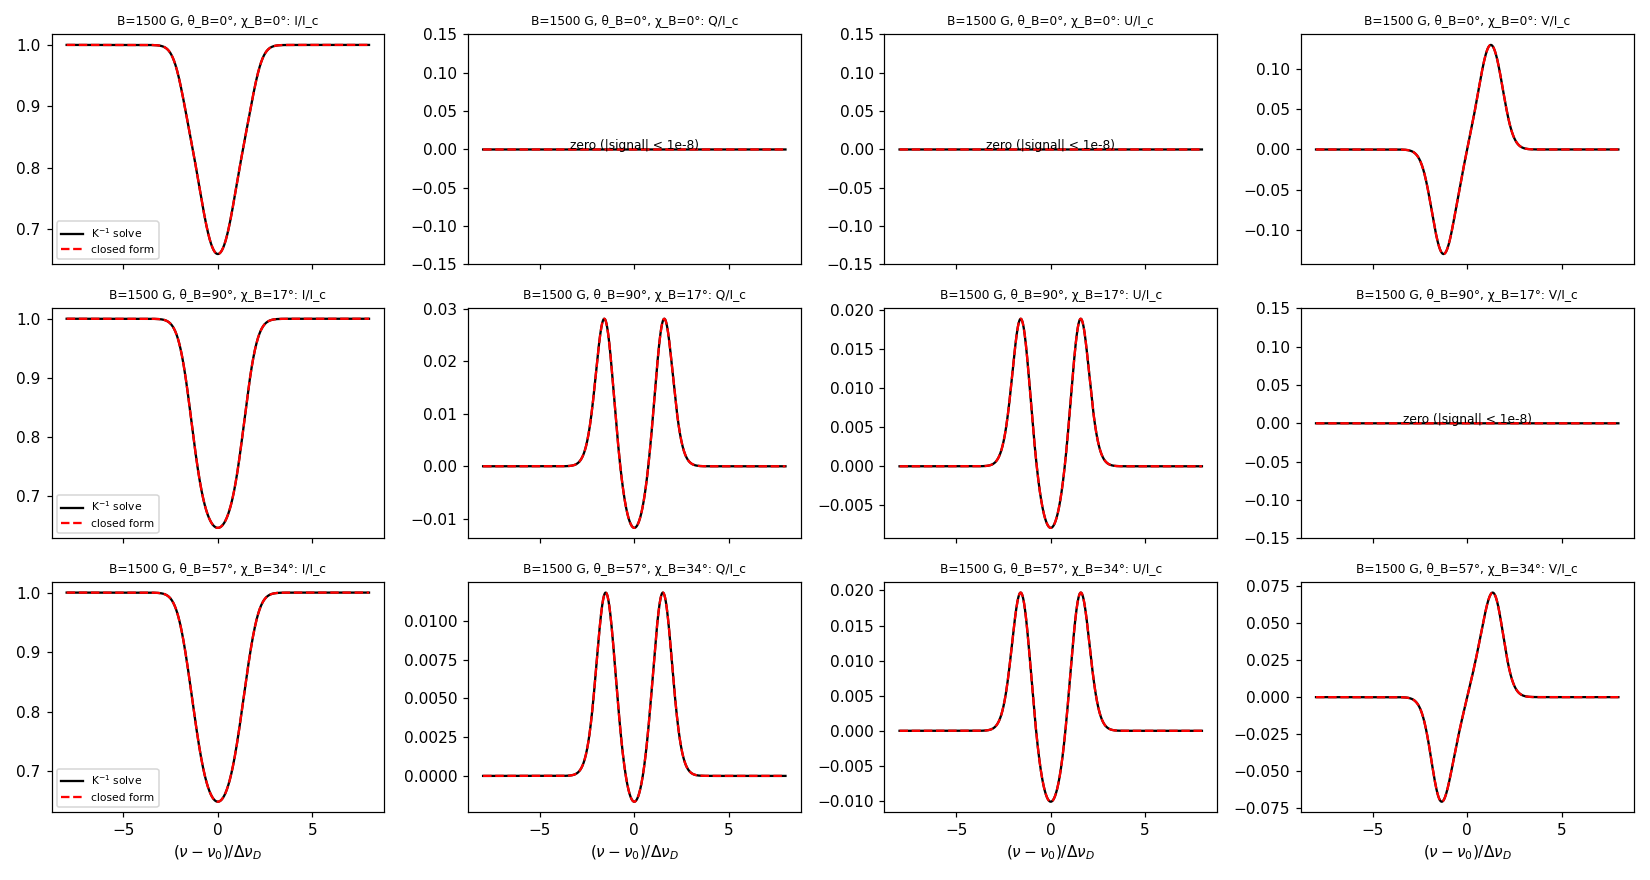

Source code (Python):
"""Validation of the grid propagation matrix (eta, rho) and emissivity, including Stokes V.

Run:  MPLBACKEND=Agg python validate_propagation.py
Known cases used:
  1. B = 0: eta_I = eta0 * Voigt, nothing else.
  2. Zeeman triplet (LL04 Eq. 9.x): eta_{I,Q,U,V} and rho_{Q,U,V} for arbitrary (theta, chi).
  3. Weak-field limits: V = nu_L B cos(theta) dI/dnu ; Q = -1/4 (nu_L B)^2 sin^2 cos2chi d2I/dnu2.
  4. Kirchhoff: eps = eta * B_nu (C_ul >> A) and eps = eta * J00 (isotropic, no collisions).
  5. Milne-Eddington (Unno-Rachkovsky): I(0) = B0 e1 + mu B1 K^-1 e1 versus the closed form.
Figure: validate_propagation.png
"""
import numpy as np
import matplotlib.pyplot as plt
from scipy.special import wofz

from atmosphere import LineModel, C_LIGHT
from grid_opacity import point_emission_and_propagation, eta0, planck, NU_LARMOR

NU0, DND = 4.3e14, 4e9
LINE = LineModel(NU0, 5e7, 1.0, 1.0, 1, 0, 40)
VMIC = DND * C_LIGHT / NU0
A_DAMP = LINE.A_ul / (4 * np.pi * DND)
X = np.linspace(-8, 8, 1601)
NU = X * DND
MU, PHI = np.array([1.0]), np.array([0.0])
AMP = eta0(LINE, 1.0) / DND
ZERO_J = np.zeros((3, 5), complex)
results = []


def check(name, err, tol):
    ok = err < tol
    results.append(ok)
    print(f"[{'PASS' if ok else 'FAIL'}] {name}: {err:.2e} (tol {tol:.0e})")


def run(B, th, chi, J=ZERO_J, C_ul=0.0, T=1e-12, gamma=0.0):
    eps, eta = point_emission_and_propagation(
        J, LINE, MU, PHI, NU, T, 1.0, B, th, chi, 0.0, VMIC, 0.0, C_ul, gamma=gamma)
    return eps[:, :, 0, 0], eta[:, :, 0, 0] / AMP  # eta in units of eta0/dnu_D


def triplet(B, th, chi):
    """LL04 normal-Zeeman-triplet eta, rho (units eta0/dnu_D); b/r assigned as M=+1/-1 shifts."""
    vH = NU_LARMOR * B / DND
    w = lambda M: wofz(X - M * vH + 1j * A_DAMP) / np.sqrt(np.pi)
    wp, wb, wr = w(0), w(1), w(-1)  # blue component = M=+1 shift (sign fixed by weak-field V)
    s, c = np.sin(th), np.cos(th)
    d_lin = lambda f: f(wp) - 0.5 * (f(wb) + f(wr))
    out = []
    for f in (np.real, np.imag):
        eI = 0.5 * f(wp) * s**2 + 0.25 * (f(wb) + f(wr)) * (1 + c**2)
        eQ = 0.5 * d_lin(f) * s**2 * np.cos(2 * chi)
        eU = 0.5 * d_lin(f) * s**2 * np.sin(2 * chi)
        eV = 0.5 * (f(wr) - f(wb)) * c
        out.append((eI, eQ, eU, eV))
    (eI, eQ, eU, eV), (_, rQ, rU, rV) = out
    return np.array([eI, eQ, eU, eV, rQ, rU, rV])


# 1. B = 0
_, eta = run(0.0, 0.3, 0.2)
phi0 = wofz(X + 1j * A_DAMP).real / np.sqrt(np.pi)
check("B=0: eta_I - Voigt", np.abs(eta[0] - phi0).max() / phi0.max(), 1e-12)
check("B=0: polarisation absent", np.abs(eta[1:]).max(), 1e-12)
check("B=0: int eta_I dnu / eta0", abs(np.trapezoid(eta[0], NU) / DND - 1) , 2e-3)

# 2. Zeeman triplet, all seven components, many geometries
worst = 0.0
for B in (30.0, 1000.0, 3000.0):
    for th, chi in [(0, 0), (0.4, 0.0), (0.9, 0.7), (np.pi / 2, 0.3), (2.0, 2.5), (np.pi, 0)]:
        ref = triplet(B, th, chi)
        _, eta = run(B, th, chi)
        worst = max(worst, np.abs(eta - ref).max() / np.abs(ref).max())
check("Zeeman triplet eta_{I,Q,U,V}, rho_{Q,U,V} (3 B, 6 geometries)", worst, 1e-9)

# 3. Weak-field limits (B = 5 G)
B = 5.0
dl = NU_LARMOR * B
th, chi = 0.8, 0.5
_, eta = run(B, th, chi)
dI = np.gradient(eta[0], NU)
d2I = np.gradient(dI, NU)
Vwf = dl * np.cos(th) * dI * 1.0
check("weak field: eta_V = +nu_L B cos(th) d eta_I/dnu", np.abs(eta[3] - Vwf).max() / np.abs(Vwf).max(), 2e-3)
Qwf = -0.25 * dl**2 * np.sin(th)**2 * np.cos(2 * chi) * d2I
check("weak field: eta_Q = -1/4 (nu_L B)^2 sin^2 cos2chi eta_I''", np.abs(eta[1] - Qwf).max() / np.abs(Qwf).max(), 5e-3)
Uwf = -0.25 * dl**2 * np.sin(th)**2 * np.sin(2 * chi) * d2I
check("weak field: eta_U analogue", np.abs(eta[2] - Uwf).max() / np.abs(Uwf).max(), 5e-3)
psi = wofz(X + 1j * A_DAMP).imag / np.sqrt(np.pi)
dpsi = np.gradient(psi, NU)
rVwf = dl * np.cos(th) * dpsi
check("weak field: rho_V = nu_L B cos(th) d psi/dnu", np.abs(eta[6] - rVwf).max() / np.abs(rVwf).max(), 2e-3)

# 4. Kirchhoff checks
J00 = 1e-5
Jiso = ZERO_J.copy()
Jiso[0, 2] = J00
for B_, th_, chi_ in [(0.0, 0.0, 0.0), (300.0, 0.7, 0.4), (2000.0, 2.2, 1.1)]:
    eps, eta = run(B_, th_, chi_, J=Jiso)
    sc = AMP
    err = np.abs(eps - J00 * eta[:4] * sc).max() / np.abs(J00 * eta[:4] * sc).max()
    check(f"eps = eta*J00 (isotropic, B={B_:g}, incl. V)", err, 1e-9)
T = 6000.0
Bnu = planck(NU0, T)
eps, eta = run(300.0, 0.7, 0.4, J=Jiso, C_ul=1e12, T=T)
ref = Bnu * eta[:4] * AMP
check("eps = B_nu * eta (C_ul >> A), incl. V", np.abs(eps - ref).max() / np.abs(ref).max(), 1e-4)

# 5. Milne-Eddington / Unno-Rachkovsky
def kmat(e):
    eI, eQ, eU, eV, rQ, rU, rV = e
    return np.array([[eI, eQ, eU, eV], [eQ, eI, rV, -rU], [eU, -rV, eI, rQ], [eV, rU, -rQ, eI]])


def milne_eddington(eta, beta, B0, B1, mu=1.0):
    out = np.zeros((4, eta.shape[1]))
    cl = np.zeros((4, eta.shape[1]))
    for k in range(eta.shape[1]):
        K = np.eye(4) + beta * kmat(eta[:, k])
        out[:, k] = mu * B1 * np.linalg.solve(K, np.array([1.0, 0, 0, 0]))
        e = beta * eta[:, k]
        d = (1 + e[0])**2 * ((1 + e[0])**2 - e[1]**2 - e[2]**2 - e[3]**2 + e[4]**2 + e[5]**2 + e[6]**2) \
            - (e[1] * e[4] + e[2] * e[5] + e[3] * e[6])**2
        ip = e[1] * e[4] + e[2] * e[5] + e[3] * e[6]
        cl[0, k] = (1 + e[0]) * ((1 + e[0])**2 + e[4]**2 + e[5]**2 + e[6]**2) / d
        cl[1, k] = ((1 + e[0])**2 * (-e[1]) + (1 + e[0]) * (e[2] * e[6] - e[3] * e[5]) - e[4] * ip) / d
        cl[2, k] = ((1 + e[0])**2 * (-e[2]) + (1 + e[0]) * (e[3] * e[4] - e[1] * e[6]) - e[5] * ip) / d
        cl[3, k] = ((1 + e[0])**2 * (-e[3]) + (1 + e[0]) * (e[1] * e[5] - e[2] * e[4]) - e[6] * ip) / d
    return out, mu * B1 * cl


cases = [("B=1500 G, θ_B=0°, χ_B=0°", 1500.0, 0.0, 0.0),
         ("B=1500 G, θ_B=90°, χ_B=17°", 1500.0, np.pi / 2, np.deg2rad(17.0)),
         ("B=1500 G, θ_B=57°, χ_B=34°", 1500.0, np.deg2rad(57.0), np.deg2rad(34.0))]
fig, axes = plt.subplots(len(cases), 4, figsize=(15, 8), sharex=True)
for row, (lab, B_, th_, chi_) in enumerate(cases):
    _, eta = run(B_, th_, chi_)
    num, closed = milne_eddington(eta, 5.0, 1.0, 1.0)
    cont = 1.0 + 1.0
    err = np.abs(num - closed).max() / np.abs(num).max()
    check(f"Unno-Rachkovsky closed form vs K^-1 ({lab})", err, 1e-9)
    for i, nm in enumerate("IQUV"):
        ax = axes[row, i]
        off = 1.0 if i == 0 else 0.0
        y_num, y_cl = (num[i] + off) / cont, (closed[i] + off) / cont
        ax.plot(X, y_num, "k", label="K$^{-1}$ solve")
        ax.plot(X, y_cl, "r--", label="closed form")
        name = "I/I_c" if i == 0 else f"{nm}/I_c"
        ax.set_title(f"{lab}: {name}", fontsize=8)
        if i > 0 and np.abs(y_num).max() < 1e-8:
            ax.set_ylim(-0.15, 0.15)
            ax.text(0.5, 0.5, "zero (|signal| < 1e-8)", transform=ax.transAxes, ha="center", fontsize=8)
    axes[row, 0].legend(fontsize=7)
for ax in axes[-1]:
    ax.set_xlabel(r"$(\nu-\nu_0)/\Delta\nu_D$")
fig.tight_layout()
fig.savefig("validate_propagation.png", dpi=110)

# Milne-Eddington weak-field V against the derivative of Stokes I (end-to-end Stokes V)
B_, th_, chi_ = 5.0, 0.8, 0.0
_, eta = run(B_, th_, chi_)
num, _ = milne_eddington(eta, 5.0, 1.0, 1.0)
I_prof = 1.0 + num[0]
Vwf = NU_LARMOR * B_ * np.cos(th_) * np.gradient(I_prof, NU)
check("ME profile: V = nu_L B cos(th) dI/dnu (weak field)", np.abs(num[3] - Vwf).max() / np.abs(Vwf).max(), 5e-3)

print(f"\n{sum(results)}/{len(results)} checks passed; figure: validate_propagation.png")
